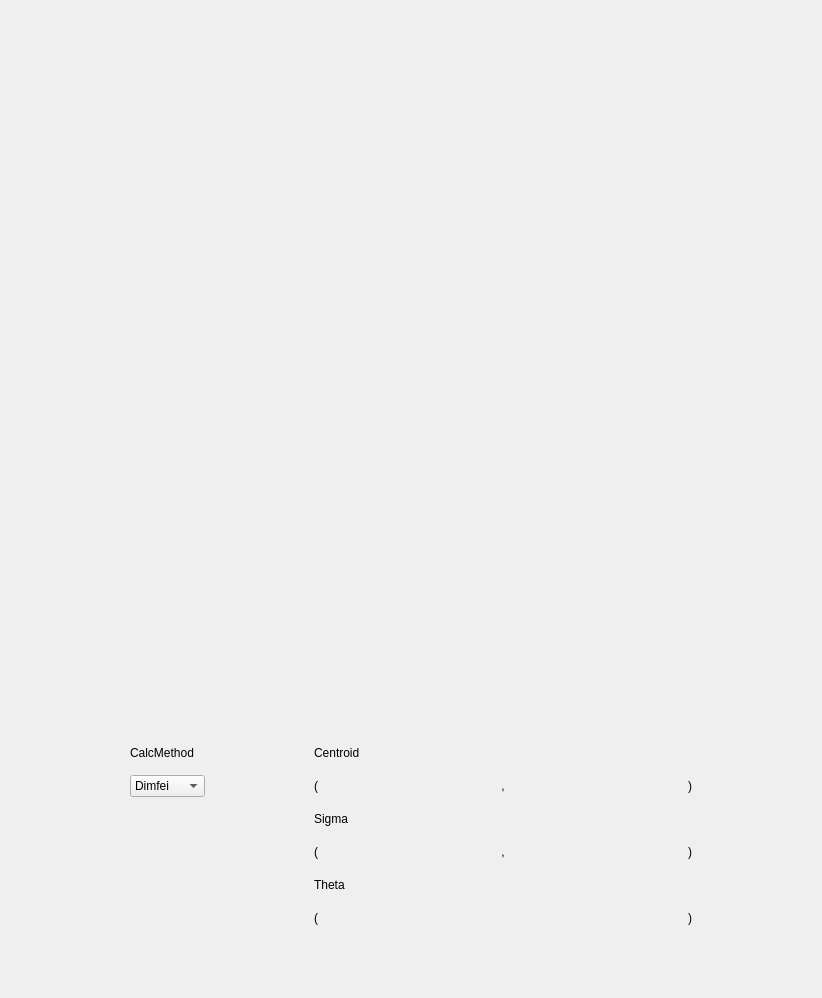
     <widget class="QWidget" name="Scrn43">
      <attribute name="title">
       <string>Scrn 4.3</string>
      </attribute>
      <layout class="QVBoxLayout" name="verticalLayout_18">
       <item>
        <spacer name="verticalSpacer_16">
         <property name="orientation">
          <enum>Qt::Vertical</enum>
         </property>
         <property name="sizeHint" stdset="0">
          <size>
           <width>20</width>
           <height>40</height>
          </size>
         </property>
        </spacer>
       </item>
       <item>
        <widget class="QWidget" name="widget_Scrn43" native="true">
         <property name="minimumSize">
          <size>
           <width>0</width>
           <height>0</height>
          </size>
         </property>
         <layout class="QGridLayout" name="gridLayout_8">
          <property name="leftMargin">
           <number>0</number>
          </property>
          <property name="topMargin">
           <number>0</number>
          </property>
          <property name="rightMargin">
           <number>0</number>
          </property>
          <property name="bottomMargin">
           <number>0</number>
          </property>
          <item row="2" column="0" rowspan="2" colspan="2">
           <widget class="QWidget" name="widget_Calculations_Scrn43" native="true">
            <layout class="QGridLayout" name="gridLayout_10">
             <property name="horizontalSpacing">
              <number>0</number>
             </property>
             <item row="4" column="3" colspan="2">
              <widget class="QLabel" name="label_Theta_Scrn43">
               <property name="text">
                <string>Theta</string>
               </property>
              </widget>
             </item>
             <item row="3" column="3">
              <widget class="QLabel" name="label_1_54">
               <property name="text">
                <string>(</string>
               </property>
              </widget>
             </item>
             <item row="5" column="4" colspan="3">
              <widget class="QFrame" name="frame_Orientation_Scrn43">
               <property name="minimumSize">
                <size>
                 <width>180</width>
                 <height>40</height>
                </size>
               </property>
               <property name="frameShape">
                <enum>QFrame::NoFrame</enum>
               </property>
               <property name="frameShadow">
                <enum>QFrame::Raised</enum>
               </property>
               <widget class="PyDMLabel" name="PyDMLabel_ThetaNDStats_Scrn43">
                <property name="geometry">
                 <rect>
                  <x>100</x>
                  <y>0</y>
                  <width>180</width>
                  <height>40</height>
                 </rect>
                </property>
                <property name="minimumSize">
                 <size>
                  <width>180</width>
                  <height>40</height>
                 </size>
                </property>
                <property name="toolTip">
                 <string/>
                </property>
                <property name="whatsThis">
                 <string/>
                </property>
                <property name="alignment">
                 <set>Qt::AlignCenter</set>
                </property>
               </widget>
               <widget class="PyDMLabel" name="PyDMLabel_ThetaDimfei_Scrn43">
                <property name="geometry">
                 <rect>
                  <x>100</x>
                  <y>0</y>
                  <width>180</width>
                  <height>40</height>
                 </rect>
                </property>
                <property name="minimumSize">
                 <size>
                  <width>180</width>
                  <height>40</height>
                 </size>
                </property>
                <property name="toolTip">
                 <string/>
                </property>
                <property name="whatsThis">
                 <string/>
                </property>
                <property name="alignment">
                 <set>Qt::AlignCenter</set>
                </property>
               </widget>
              </widget>
             </item>
             <item row="5" column="7">
              <widget class="QLabel" name="label_1_51">
               <property name="text">
                <string>)</string>
               </property>
              </widget>
             </item>
             <item row="3" column="7">
              <widget class="QLabel" name="label_1_53">
               <property name="text">
                <string>)</string>
               </property>
              </widget>
             </item>
             <item row="0" column="1">
              <widget class="QLabel" name="label_CalcMethod_Scrn43">
               <property name="text">
                <string>CalcMethod</string>
               </property>
              </widget>
             </item>
             <item row="1" column="8">
              <spacer name="horizontalSpacer">
               <property name="orientation">
                <enum>Qt::Horizontal</enum>
               </property>
               <property name="sizeHint" stdset="0">
                <size>
                 <width>40</width>
                 <height>20</height>
                </size>
               </property>
              </spacer>
             </item>
             <item row="3" column="5">
              <widget class="QLabel" name="label_1_58">
               <property name="text">
                <string> , </string>
               </property>
              </widget>
             </item>
             <item row="1" column="2">
              <spacer name="horizontalSpacer_2">
               <property name="orientation">
                <enum>Qt::Horizontal</enum>
               </property>
               <property name="sizeHint" stdset="0">
                <size>
                 <width>40</width>
                 <height>20</height>
                </size>
               </property>
              </spacer>
             </item>
             <item row="3" column="4">
              <widget class="QFrame" name="frame_SigmaX_Scrn43">
               <property name="minimumSize">
                <size>
                 <width>180</width>
                 <height>40</height>
                </size>
               </property>
               <property name="frameShape">
                <enum>QFrame::NoFrame</enum>
               </property>
               <property name="frameShadow">
                <enum>QFrame::Raised</enum>
               </property>
               <widget class="PyDMLabel" name="PyDMLabel_SigmaXNDStats_Scrn43">
                <property name="geometry">
                 <rect>
                  <x>10</x>
                  <y>0</y>
                  <width>180</width>
                  <height>40</height>
                 </rect>
                </property>
                <property name="minimumSize">
                 <size>
                  <width>180</width>
                  <height>40</height>
                 </size>
                </property>
                <property name="toolTip">
                 <string/>
                </property>
                <property name="whatsThis">
                 <string/>
                </property>
               </widget>
               <widget class="PyDMLabel" name="PyDMLabel_SigmaXDimfei_Scrn43">
                <property name="geometry">
                 <rect>
                  <x>10</x>
                  <y>0</y>
                  <width>180</width>
                  <height>40</height>
                 </rect>
                </property>
                <property name="minimumSize">
                 <size>
                  <width>180</width>
                  <height>40</height>
                 </size>
                </property>
                <property name="toolTip">
                 <string/>
                </property>
                <property name="whatsThis">
                 <string/>
                </property>
               </widget>
              </widget>
             </item>
             <item row="5" column="3">
              <widget class="QLabel" name="label_1_55">
               <property name="text">
                <string>(</string>
               </property>
              </widget>
             </item>
             <item row="1" column="5">
              <widget class="QLabel" name="label_1_52">
               <property name="text">
                <string> , </string>
               </property>
              </widget>
             </item>
             <item row="1" column="6">
              <widget class="QFrame" name="frame_CentroidY_Scrn43">
               <property name="minimumSize">
                <size>
                 <width>180</width>
                 <height>40</height>
                </size>
               </property>
               <property name="frameShape">
                <enum>QFrame::NoFrame</enum>
               </property>
               <property name="frameShadow">
                <enum>QFrame::Raised</enum>
               </property>
               <widget class="PyDMLabel" name="PyDMLabel_CenterYDimfei_Scrn43">
                <property name="geometry">
                 <rect>
                  <x>10</x>
                  <y>0</y>
                  <width>180</width>
                  <height>40</height>
                 </rect>
                </property>
                <property name="minimumSize">
                 <size>
                  <width>180</width>
                  <height>40</height>
                 </size>
                </property>
                <property name="toolTip">
                 <string/>
                </property>
                <property name="whatsThis">
                 <string/>
                </property>
               </widget>
               <widget class="PyDMLabel" name="PyDMLabel_CenterYNDStats_Scrn43">
                <property name="geometry">
                 <rect>
                  <x>10</x>
                  <y>0</y>
                  <width>180</width>
                  <height>40</height>
                 </rect>
                </property>
                <property name="minimumSize">
                 <size>
                  <width>180</width>
                  <height>40</height>
                 </size>
                </property>
                <property name="toolTip">
                 <string/>
                </property>
                <property name="whatsThis">
                 <string/>
                </property>
               </widget>
              </widget>
             </item>
             <item row="1" column="3">
              <widget class="QLabel" name="label_1_56">
               <property name="text">
                <string>(</string>
               </property>
              </widget>
             </item>
             <item row="1" column="1">
              <widget class="PyDMEnumComboBox" name="PyDMEnumComboBox_CalcMethod_Scrn43">
               <property name="enabled">
                <bool>true</bool>
               </property>
               <property name="sizePolicy">
                <sizepolicy hsizetype="Preferred" vsizetype="Maximum">
                 <horstretch>0</horstretch>
                 <verstretch>0</verstretch>
                </sizepolicy>
               </property>
               <property name="toolTip">
                <string/>
               </property>
               <property name="whatsThis">
                <string/>
               </property>
               <item>
                <property name="text">
                 <string>Dimfei</string>
                </property>
               </item>
               <item>
                <property name="text">
                 <string>NDStats</string>
                </property>
               </item>
              </widget>
             </item>
             <item row="2" column="3" colspan="2">
              <widget class="QLabel" name="label_Sigma_Scrn43">
               <property name="text">
                <string>Sigma</string>
               </property>
              </widget>
             </item>
             <item row="3" column="6">
              <widget class="QFrame" name="frame_SigmaY_Scrn43">
               <property name="minimumSize">
                <size>
                 <width>180</width>
                 <height>40</height>
                </size>
               </property>
               <property name="frameShape">
                <enum>QFrame::NoFrame</enum>
               </property>
               <property name="frameShadow">
                <enum>QFrame::Raised</enum>
               </property>
               <widget class="PyDMLabel" name="PyDMLabel_SigmaYNDStats_Scrn43">
                <property name="geometry">
                 <rect>
                  <x>10</x>
                  <y>0</y>
                  <width>180</width>
                  <height>40</height>
                 </rect>
                </property>
                <property name="minimumSize">
                 <size>
                  <width>180</width>
                  <height>40</height>
                 </size>
                </property>
                <property name="toolTip">
                 <string/>
                </property>
                <property name="whatsThis">
                 <string/>
                </property>
               </widget>
               <widget class="PyDMLabel" name="PyDMLabel_SigmaYDimfei_Scrn43">
                <property name="geometry">
                 <rect>
                  <x>10</x>
                  <y>0</y>
                  <width>180</width>
                  <height>40</height>
                 </rect>
                </property>
                <property name="minimumSize">
                 <size>
                  <width>180</width>
                  <height>40</height>
                 </size>
                </property>
                <property name="toolTip">
                 <string/>
                </property>
                <property name="whatsThis">
                 <string/>
                </property>
               </widget>
              </widget>
             </item>
             <item row="1" column="7">
              <widget class="QLabel" name="label_1_57">
               <property name="text">
                <string>)</string>
               </property>
              </widget>
             </item>
             <item row="1" column="4">
              <widget class="QFrame" name="frame_CentroidX_Scrn43">
               <property name="minimumSize">
                <size>
                 <width>180</width>
                 <height>40</height>
                </size>
               </property>
               <property name="frameShape">
                <enum>QFrame::NoFrame</enum>
               </property>
               <property name="frameShadow">
                <enum>QFrame::Raised</enum>
               </property>
               <widget class="PyDMLabel" name="PyDMLabel_CenterXNDStats_Scrn43">
                <property name="geometry">
                 <rect>
                  <x>10</x>
                  <y>0</y>
                  <width>180</width>
                  <height>40</height>
                 </rect>
                </property>
                <property name="minimumSize">
                 <size>
                  <width>180</width>
                  <height>40</height>
                 </size>
                </property>
                <property name="toolTip">
                 <string/>
                </property>
                <property name="whatsThis">
                 <string/>
                </property>
               </widget>
               <widget class="PyDMLabel" name="PyDMLabel_CenterXDimfei_Scrn43">
                <property name="geometry">
                 <rect>
                  <x>10</x>
                  <y>0</y>
                  <width>180</width>
                  <height>40</height>
                 </rect>
                </property>
                <property name="minimumSize">
                 <size>
                  <width>180</width>
                  <height>40</height>
                 </size>
                </property>
                <property name="toolTip">
                 <string/>
                </property>
                <property name="whatsThis">
                 <string/>
                </property>
               </widget>
              </widget>
             </item>
             <item row="0" column="3" colspan="2">
              <widget class="QLabel" name="label_Centroid_Scrn43">
               <property name="text">
                <string>Centroid</string>
               </property>
              </widget>
             </item>
             <item row="1" column="0">
              <spacer name="horizontalSpacer_18">
               <property name="orientation">
                <enum>Qt::Horizontal</enum>
               </property>
               <property name="sizeHint" stdset="0">
                <size>
                 <width>40</width>
                 <height>20</height>
                </size>
               </property>
              </spacer>
             </item>
            </layout>
           </widget>
          </item>
          <item row="0" column="0" colspan="2">
           <widget class="PyDMImageView" name="PyDMImageView_Scrn43">
            <property name="minimumSize">
             <size>
              <width>800</width>
              <height>640</height>
             </size>
            </property>
            <property name="maximumSize">
             <size>
              <width>800</width>
              <height>640</height>
             </size>
            </property>
            <property name="toolTip">
             <string/>
            </property>
            <property name="whatsThis">
             <string/>
            </property>
            <property name="imageChannel" stdset="0">
             <string>ca://TS-04:DI-Scrn-3:&amp;&amp;dataarray$$</string>
            </property>
            <property name="widthChannel" stdset="0">
             <string>ca://TS-04:DI-Scrn-3:$$width$$</string>
            </property>
           </widget>
          </item>
          <item row="1" column="0" colspan="2">
           <spacer name="verticalSpacer_17">
            <property name="orientation">
             <enum>Qt::Vertical</enum>
            </property>
            <property name="sizeHint" stdset="0">
             <size>
              <width>20</width>
              <height>40</height>
             </size>
            </property>
           </spacer>
          </item>
         </layout>
        </widget>
       </item>
       <item>
        <spacer name="verticalSpacer_18">
         <property name="orientation">
          <enum>Qt::Vertical</enum>
         </property>
         <property name="sizeHint" stdset="0">
          <size>
           <width>20</width>
           <height>40</height>
          </size>
         </property>
        </spacer>
       </item>
      </layout>
     </widget>
